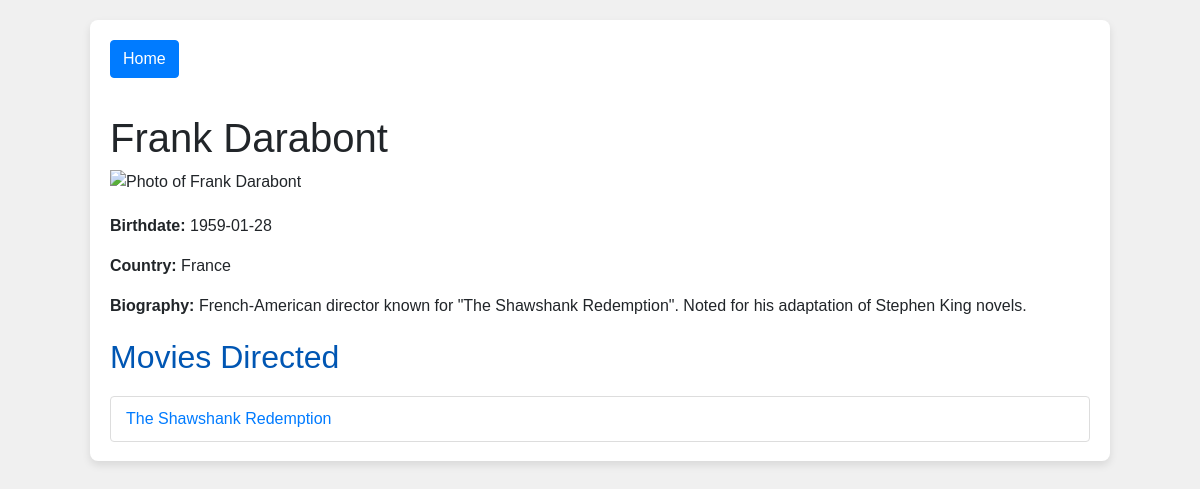
The page /director.php?id=5 (signed in) on the database its author committed.
### tables this page shows
CREATE TABLE `directors` (
  `DirectorID` int(11) NOT NULL,
  `Name` varchar(255) NOT NULL,
  `Birthdate` date DEFAULT NULL,
  `Country` varchar(100) DEFAULT NULL,
  `Biography` text DEFAULT NULL,
  `PhotoURL` varchar(255) DEFAULT NULL
);

CREATE TABLE `movies` (
  `MovieID` int(11) NOT NULL,
  `Title` varchar(255) NOT NULL,
  `ReleaseDate` date DEFAULT NULL,
  `Genre` varchar(100) DEFAULT NULL,
  `Duration` int(11) DEFAULT NULL,
  `Country` varchar(100) DEFAULT NULL,
  `Language` varchar(100) DEFAULT NULL,
  `Plot` text DEFAULT NULL,
  `PosterURL` varchar(255) DEFAULT NULL
);

### director.php (the view, shortened to what this page needs)
<?php
require_once 'db_connect.php';
$director_id = isset($_GET['id']) ? intval($_GET['id']) : 0;
$director_query = "SELECT * FROM directors WHERE DirectorID = ?";
$stmt = $conn->prepare($director_query);
$stmt->bind_param("i", $director_id);
$stmt->execute();
$director = $stmt->get_result()->fetch_assoc();
$movies_query = "SELECT m.* FROM movies m JOIN movie_directors md ON m.MovieID = md.MovieID WHERE md.DirectorID = ?";
$stmt = $conn->prepare($movies_query);
$stmt->bind_param("i", $director_id);
$stmt->execute();
$movies_result = $stmt->get_result();
$movies = $movies_result->fetch_all(MYSQLI_ASSOC);
?>
<!DOCTYPE html>
<html lang="en">
<head>
    <link rel="stylesheet" href="https://maxcdn.bootstrapcdn.com/bootstrap/4.5.2/css/bootstrap.min.css">
</head>
<body>
    <div class="container">
        <a href="account.php" class="btn btn-primary mb-3">Home</a>
        <div class="info">
            <h1><?php echo htmlspecialchars($director['Name']); ?></h1>
            <img src="<?php echo htmlspecialchars($director['PhotoURL']); ?>" alt="Photo of <?php echo htmlspecialchars($director['Name']); ?>">
            <p><strong>Birthdate:</strong> <?php echo htmlspecialchars($director['Birthdate']); ?></p>
            <p><strong>Country:</strong> <?php echo htmlspecialchars($director['Country']); ?></p>
            <p><strong>Biography:</strong> <?php echo htmlspecialchars($director['Biography']); ?></p>
        </div>
        <div class="info">
            <h2>Movies Directed</h2>
            <ul class="list-group">
                <?php foreach ($movies as $movie) : ?>
                    <li class="list-group-item"><a href="movie_detail.php?id=<?php echo $movie['MovieID']; ?>"><?php echo htmlspecialchars($movie['Title']); ?></a></li>
                <?php endforeach; ?>
            </ul>
        </div>
    </div>
</body>
</html>

### director.php (style rules this page uses)
body { font-family: 'Arial', sans-serif; background-color: #f0f0f0; }
.container { width: 85%; margin: 20px auto; background: #fff; padding: 20px; box-shadow: 0 4px 8px rgba(0, 0, 0, 0.1); border-radius: 8px; }
.info, .list-group { margin-top: 20px; }
.info h2 { color: #0056b3; }
.info img { max-width: 100%; height: auto; margin-bottom: 20px; }
.list-group-item { position: relative; display: block; padding: 10px 15px; margin-bottom: -1px; background-color: #fff; border: 1px solid #ddd; }

### rows shown on the page
directors: Name "Frank Darabont", Birthdate "1959-01-28", Country "France", Biography "French-American director known for \"The Shawshank Redemption\". Noted for his adaptation of Stephen King novels."
movies: Title "The Shawshank Redemption"
